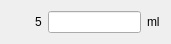
    <widget class="QWidget" name="layoutWidget">
     <property name="geometry">
      <rect>
       <x>20</x>
       <y>219</y>
       <width>171</width>
       <height>41</height>
      </rect>
     </property>
     <layout class="QGridLayout" name="gridLayout_9">
      <item row="1" column="0">
       <spacer name="horizontalSpacer_14">
        <property name="orientation">
         <enum>Qt::Horizontal</enum>
        </property>
        <property name="sizeHint" stdset="0">
         <size>
          <width>40</width>
          <height>20</height>
         </size>
        </property>
       </spacer>
      </item>
      <item row="2" column="2">
       <spacer name="verticalSpacer_20">
        <property name="orientation">
         <enum>Qt::Vertical</enum>
        </property>
        <property name="sizeHint" stdset="0">
         <size>
          <width>20</width>
          <height>40</height>
         </size>
        </property>
       </spacer>
      </item>
      <item row="0" column="2">
       <spacer name="verticalSpacer_21">
        <property name="orientation">
         <enum>Qt::Vertical</enum>
        </property>
        <property name="sizeHint" stdset="0">
         <size>
          <width>20</width>
          <height>40</height>
         </size>
        </property>
       </spacer>
      </item>
      <item row="1" column="3">
       <widget class="QLabel" name="label_18">
        <property name="text">
         <string>ml</string>
        </property>
       </widget>
      </item>
      <item row="1" column="2">
       <widget class="QLineEdit" name="leFlowDisplay_5">
        <property name="text">
         <string/>
        </property>
       </widget>
      </item>
      <item row="1" column="1">
       <widget class="QLabel" name="lb5">
        <property name="text">
         <string>5</string>
        </property>
       </widget>
      </item>
     </layout>
    </widget>
